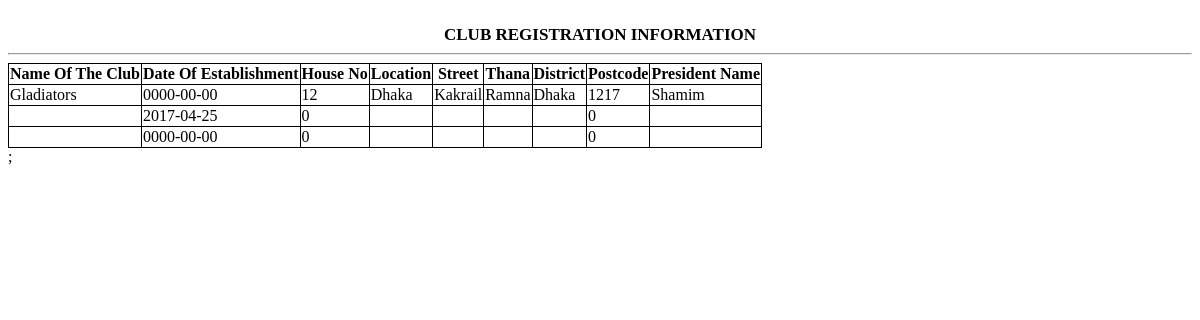
Screenshot of /clubregview.php with the database file from the repository.
### tables this page shows
CREATE TABLE `clubregistrationform` (
  `Name_Of_The_Club` varchar(15) NOT NULL,
  `Date_Of_Establishment` date NOT NULL,
  `House_No` int(10) NOT NULL,
  `Location` varchar(10) NOT NULL,
  `Street` varchar(10) NOT NULL,
  `Thana` varchar(15) NOT NULL,
  `District` varchar(10) NOT NULL,
  `Postcode` int(10) NOT NULL,
  `President_Name` varchar(10) NOT NULL
);

### clubregview.php (the view, shortened to what this page needs)
<?php
include_once("config.php");
$result = "SELECT S.Name_Of_The_club,S.Date_Of_Establishment,S.House_No,S.Location,S.Street,S.Thana,S.District,S.Postcode,S.President_Name
FROM clubregistrationform S";
$result = mysqli_query($conn, $result);
?>
<!DOCTYPE html>
<html>
<head>
</head>
<body>
<h1>Club Registration Information</h1>
<hr>
<table>
	<tr>
<th>Name Of The Club</th>
<th>Date Of Establishment</th>
<th>House No</th>
<th>Location</th>
<th>Street</th>
<th>Thana</th>
<th>District</th>
<th>Postcode</th>
<th>President Name</th>
</tr>
<?php
while($res= mysqli_fetch_array($result)) {
?>
<tr>
<td><?php echo $res['Name_Of_The_club'];?></td>
<td><?php echo $res['Date_Of_Establishment'];?></td>
<td><?php echo $res['House_No'];?></td>
<td><?php echo $res['Location'];?></td>
<td><?php echo $res['Street'];?></td>
<td><?php echo $res['Thana'];?></td>
<td><?php echo $res['District'];?></td>
<td><?php echo $res['Postcode'];?></td>
<td><?php echo $res['President_Name'];?></td>
</tr>
<?php
}
?>
</table>
</hr>;
<html>
<body background="https://img00.deviantart.net/8e6e/i/2006/297/0/a/green_background_by_l0rdn1k0n.jpg"></body>
</html>

### clubregview.php (style rules this page uses)
table, th, td { border: 1px solid black; border-collapse: collapse; }
h1 { margin: 25px auto 0; text-align: center; text-transform: uppercase; font-size: 17px; }
table td { transition: all .5s; }

### rows the page displays
clubregistrationform: Name_Of_The_Club "Gladiators", Date_Of_Establishment "0000-00-00", House_No "12", Location "Dhaka", Street "Kakrail", Thana "Ramna", District "Dhaka", Postcode "1217", President_Name "Shamim"
clubregistrationform: Date_Of_Establishment "2017-04-25", House_No "0", Postcode "0"
clubregistrationform: Date_Of_Establishment "0000-00-00", House_No "0", Postcode "0"
